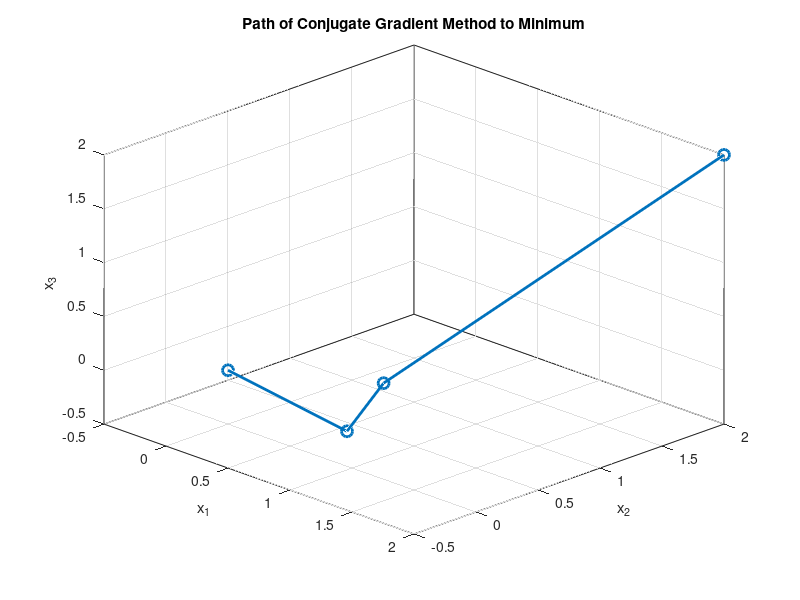

MATLAB code to generate this figure:
A = [2 0 0; 0 10 0; 0 0 6]; 
b = [0; 0; 0];
x = [2; 2; 2];  

r = b - A*x;    % Initial residual
d = r;          % Initial direction
points = x;     % Store points for plotting


for i = 1:3 
    alpha = (r' * r) / (d' * A * d);   % Step size
    x = x + alpha * d;                 % Update position
    points = [points, x];              % Save for plot
    
    r_new = r - alpha * A * d;         % Update residual
    
    if norm(r_new) < 1e-10
        break; 
    end
    
    beta = (r_new' * r_new) / (r' * r); % Update direction scalar
    d = r_new + beta * d;              % New conjugate direction
    r = r_new;                        
end

disp('Minimum found at x:');
disp(x);

figure;
plot3(points(1,:), points(2,:), points(3,:), '-o', 'LineWidth', 2, 'MarkerSize', 8);
grid on; box on;
xlabel('x_1'); ylabel('x_2'); zlabel('x_3');
title('Path of Conjugate Gradient Method to Minimum');
view(45, 30); % Adjust camera angle for better view